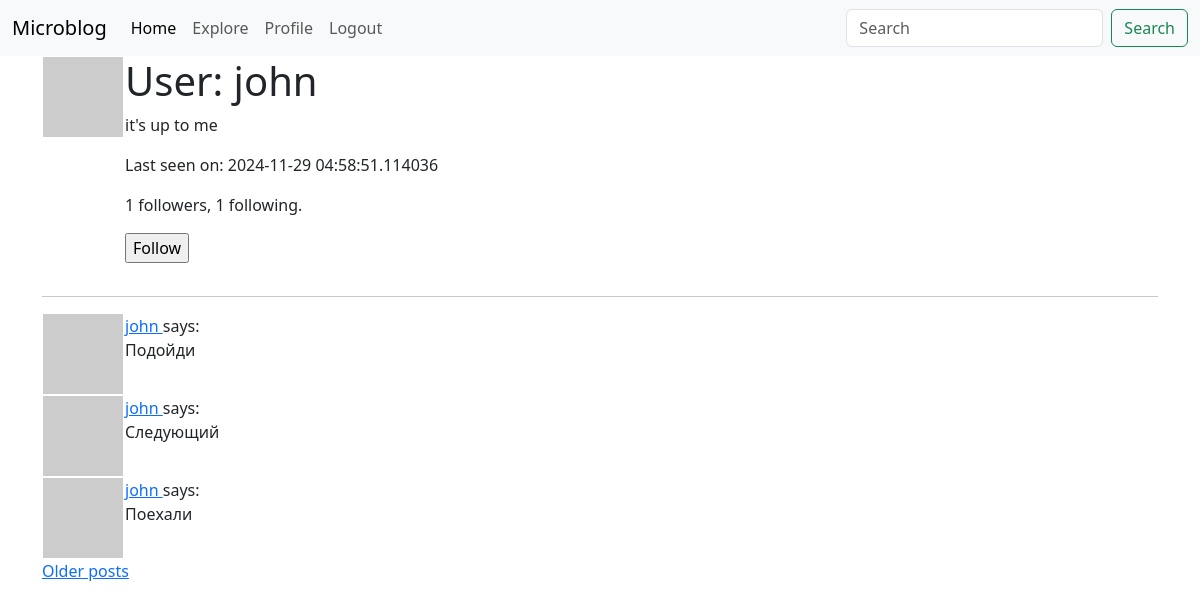
/user/john (signed in), run on the app's committed database.
### app/models.py (models this page shows, shortened)
class User(UserMixin, db.Model):
    id: so.Mapped[int] = so.mapped_column(primary_key=True)
    username: so.Mapped[str] = so.mapped_column(sa.String(64), index=True, unique=True)
    email: so.Mapped[str] = so.mapped_column(sa.String(120), index=True, unique=True)
    password_hash: so.Mapped[Optional[str]] = so.mapped_column(sa.String(256))
    about_me: so.Mapped[Optional[str]] = so.mapped_column(sa.String(140))
    last_seen: so.Mapped[Optional[datetime]] = so.mapped_column(default=lambda: datetime.now(timezone.utc))
    following: so.WriteOnlyMapped['User'] = so.relationship(
        secondary=followers, primaryjoin=(followers.c.follower_id == id),
        secondaryjoin=(followers.c.followed_id == id),
        back_populates='followers')
    followers: so.WriteOnlyMapped['User'] = so.relationship(
        secondary=followers, primaryjoin=(followers.c.followed_id == id),
        secondaryjoin=(followers.c.follower_id == id),
        back_populates='following')
    posts: so.WriteOnlyMapped['Post'] = so.relationship(back_populates='author')
    def avatar(self, size):
        digest = md5(self.email.lower().encode('utf-8')).hexdigest()
        return f'https://www.gravatar.com/avatar/{digest}?d=identicon&s={size}'
    def is_following(self, user):
        query = self.following.select().where(User.id == user.id)
        return db.session.scalar(query) is not None
    def followers_count(self):
        query = sa.select(sa.func.count()).select_from(
            self.followers.select().subquery())
        return db.session.scalar(query)
    def following_count(self):
        query = sa.select(sa.func.count()).select_from(
            self.following.select().subquery())
        return db.session.scalar(query)

class Post(db.Model):
    id: so.Mapped[int] = so.mapped_column(primary_key=True)
    body: so.Mapped[str] = so.mapped_column(sa.String(140))
    timestamp: so.Mapped[datetime] = so.mapped_column(index=True, default=lambda: datetime.now(timezone.utc))
    user_id: so.Mapped[int] = so.mapped_column(sa.ForeignKey(User.id), index=True)
    author: so.Mapped[User] = so.relationship(back_populates='posts')

### app/routes.py (the view)
@app.route('/user/<username>')
@login_required
def user(username):
    user = db.first_or_404(sa.select(User).where(User.username == username))
    page = request.args.get('page', 1, type=int)
    query = user.posts.select().order_by(Post.timestamp.desc())
    posts = db.paginate(query, page=page, per_page=app.config['POSTS_PER_PAGE'], error_out=False)
    next_url = url_for('user', username=user.username, page=posts.next_num) if posts.next_num else None
    prev_url = url_for('user', username=user.username, page=posts.prev_num) if posts.prev_num else None
    form = EmptyForm()
    return render_template('user.html', user=user, posts=posts, form=form, next_url=next_url, prev_url=prev_url)

### app/forms.py
class EmptyForm(FlaskForm):
    submit = SubmitField('Submit')

### app/models.py (called while the page is built)
@login.user_loader
def load_user(id):
  return db.session.get(User, int(id))

### app/routes.py (called while the page is built)
@app.before_request
def before_request():
    if current_user.is_authenticated:
        current_user.last_seen = datetime.now(timezone.utc)
        db.session.commit()

### app/templates/user.html (shortened to what this page needs)
{% extends "base.html" %}
{% block content %}
    <table>
        <tr valign="top">
            <td><img src="{{ user.avatar(128) }}"></td>
            <td>
                <h1>User: {{ user.username }}</h1>
                {% if user.about_me %}<p>{{ user.about_me }}</p>{% endif %}
                {% if user.last_seen %}<p>Last seen on: {{ user.last_seen }}</p>{% endif %}
                <p>{{ user.followers_count() }} followers, {{ user.following_count() }} following.</p>
                {% if user == current_user %}
                <p><a href="{{ url_for('edit_profile') }}">Edit your profile</a></p>
                {% elif not current_user.is_following(user) %}
                <p>
                    <form action="{{ url_for('follow', username=user.username) }}" method="post">
                        {{ form.submit(value='Follow') }}
                    </form>
                </p>
                {% endif %}
            </td>
        </tr>
    </table>
    <hr>
    {% for post in posts %}
        {% include "_post.html" %}
    {% endfor %}
    {% if next_url %}
        <a href="{{ next_url }}">Older posts</a>
    {% endif %}
{% endblock %}

### app/templates/_post.html
    <table>
        <tr valign="top">
            <td><img src="{{ post.author.avatar(36) }}"></td>
            <td>
                <a href="{{ url_for('user', username=post.author.username) }}">
                    {{ post.author.username }}
                </a>
                says:<br>{{ post.body }}
            </td>
        </tr>
    </table>

### data on the page
User: username "john", about_me "it's up to me", last_seen "2024-11-29 04:58:51.114036"
Post: author.username "john", body "Подойди"
Post: author.username "john", body "Следующий"
Post: author.username "john", body "Поехали"

### other printed values
{{ user.followers_count() }} "1"
{{ user.following_count() }} "1"
